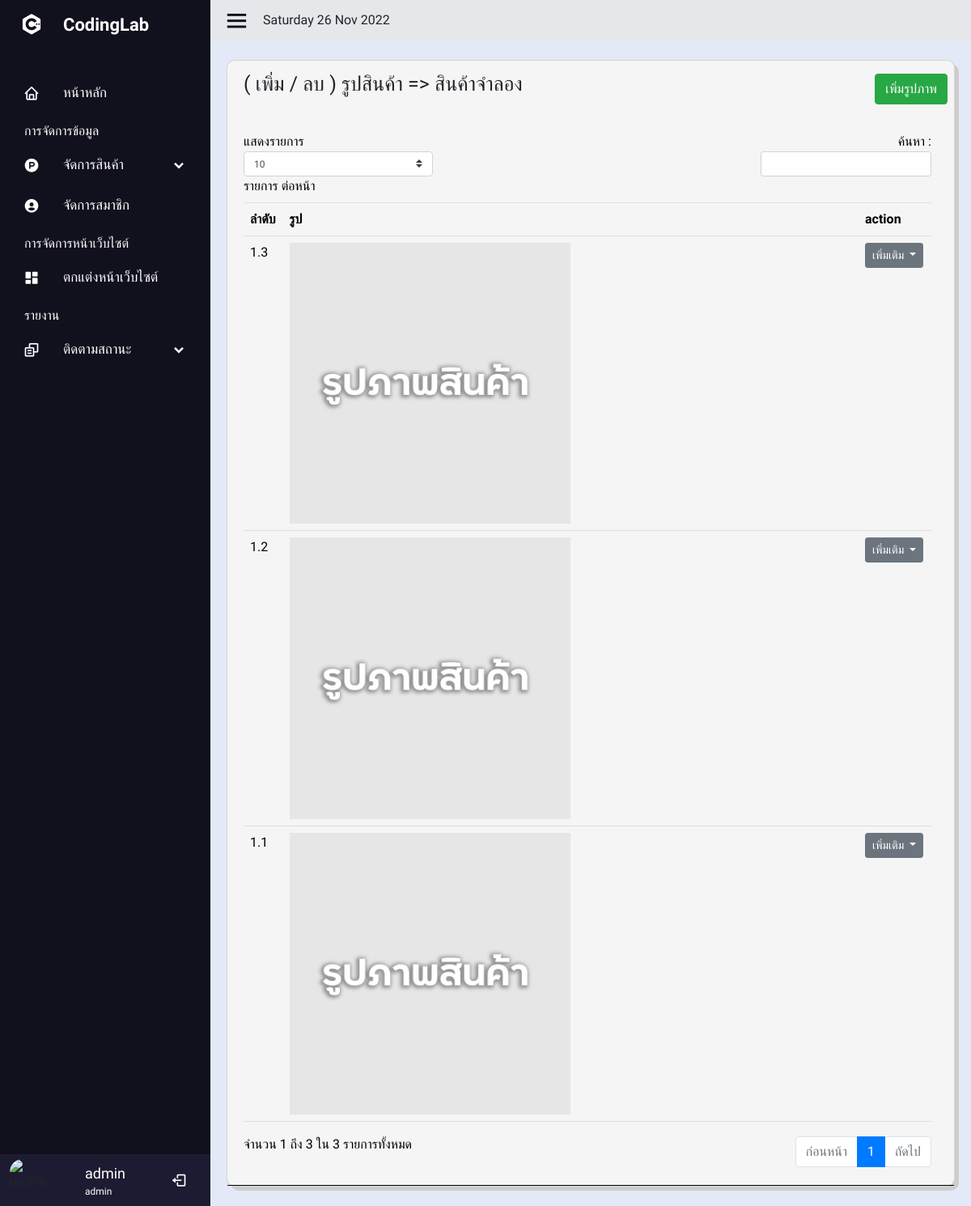
The page /admin/product-pic.php?id=15 (signed in) on the database its author committed.
### tables this page shows
CREATE TABLE `users` (
  `id` int(10) NOT NULL AUTO_INCREMENT,
  `firstname` varchar(255) NOT NULL,
  `lastname` varchar(255) NOT NULL,
  `email` varchar(255) NOT NULL,
  `password` varchar(255) NOT NULL,
  `urole` varchar(255) NOT NULL,
  `created_at` timestamp NOT NULL DEFAULT current_timestamp(),
  `phone` varchar(50) NOT NULL,
  `sex` varchar(255) NOT NULL,
  `status` text NOT NULL,
  PRIMARY KEY (`id`)
);

CREATE TABLE `product` (
  `product_id` int(11) NOT NULL AUTO_INCREMENT,
  `product_code` varchar(255) NOT NULL,
  `product_name` text NOT NULL,
  `product_detail` text DEFAULT NULL,
  `product_alldetail` text DEFAULT NULL,
  `product_price` text NOT NULL,
  `product_status` text NOT NULL,
  `product_type_id` text NOT NULL,
  `product_created` datetime NOT NULL,
  `product_editdate` datetime DEFAULT NULL,
  `product_quantity` int(11) NOT NULL,
  PRIMARY KEY (`product_id`)
);

CREATE TABLE `product_pic` (
  `product_pic_id` int(11) NOT NULL AUTO_INCREMENT,
  `product_id` int(11) NOT NULL,
  `product_pic_sort` double NOT NULL,
  `product_pic_path` text NOT NULL,
  PRIMARY KEY (`product_pic_id`)
);

### admin/product-pic.php (the view, shortened to what this page needs)
<?php include('sidebar.php'); ?>
<?php
if (!isset($_GET['id'])) {
    echo "<script>window.location='product.php'</script>";
    exit;
} else {
    $chk = $conn->query("SELECT * FROM product WHERE product_id = '" . $_GET['id'] . "' LIMIT 1");
    $chk->execute();
    if ($chk->rowCount() > 0) {
        $rowDataproduct = $chk->fetch(PDO::FETCH_ASSOC);
    } else {
        exit;
        echo "<script>window.location='product.php'</script>";
    }
}
?>
<section class="home-section">
    <div class="home-content">
        <i class='bx bx-menu'></i>
        <?php
        echo date('l' . ' ' . 'd' . ' ' . 'M' . ' ' . 'Y');
        ?>
    </div>
    <div class="table-content mt-4">
        <div class="card">
            <div class="card-head pr-2">
                <div class="row">
                    <div class="col-sm-6">
                        <p>( เพิ่ม / ลบ ) รูปสินค้า => <?= $rowDataproduct["product_name"]; ?></p>
                    </div>
                    <div class="col-sm-6 text-right mt-3">
                        <button class="btn btn-success" data-toggle="modal" data-target="#modelId">เพิ่มรูปภาพ</button>
                    </div>
                </div>
                <div class="card-body">
                    <div class="box-tale">
                        <table class="table" id="dataal">
                            <thead>
                                <tr>
                                    <th>ลำดับ</th>
                                    <th>รูป</th>
                                    <th>action</th>
                                </tr>
                            </thead>
                            <tbody>
                                <?php
                                $sql = $conn->prepare("SELECT * FROM product_pic WHERE product_id = '" . $_GET['id'] . "' ORDER BY product_pic_sort ASC");
                                $sql->execute();
                                $row = $sql->fetchAll(PDO::FETCH_OBJ);
                                if ($sql->rowCount() > 0) {
                                    foreach ($row as $res) {
                                ?>
                                        <tr>
                                            <td scope="row"><?php echo $res->product_pic_sort; ?></td>
                                            <td><img src="../include/img/<?php echo $res->product_pic_path; ?>" width="50%"></td>
                                            <td>
                                                <div class="dropdown open">
                                                    <button class="btn btn-secondary dropdown-toggle btn-sm" type="button" id="triggerId" data-toggle="dropdown" aria-haspopup="true" aria-expanded="false">
                                                        เพิ่มเติม
                                                    </button>
                                                </div>
                                            </td>
                                        </tr>
                                    <?php
                                    }
                                } else {
                                    ?>
                                    <tr class="text-center">
                                        <td colspan="3">ไม่มีข้อมูล</td>
                                    </tr>
                                <?php
                                }
                                ?>
                            </tbody>
                        </table>
                    </div>
                </div>
            </div>
        </div>
</section>
<br>
</body>
</html>

### admin/sidebar.php (shortened to what this page needs)
<?php
include('../include/connect.php')
?>
<!doctype html>
<html lang="th">
<link href='https://unpkg.com/boxicons@2.1.2/css/boxicons.min.css' rel='stylesheet'>
<link rel="stylesheet" href="https://cdn.jsdelivr.net/npm/bootstrap@4.0.0/dist/css/bootstrap.min.css">
<link rel="stylesheet" href="assets/css/sw_custom.css">
<link rel="stylesheet" href="styles.css">
<body>
    <div class="sidebar">
        <div class="logo-detil">
            <i class="bx bxl-c-plus-plus"></i>
            <span class="logo-name">
                CodingLab
            </span>
        </div>
        <ul class="nav-linked">
            <li>
                <a href="index.php">
                    <i class='bx bx-home'></i>
                    <span class="link-named">
                        หน้าหลัก
                    </span>
                </a>
            </li>
            <p class="manage">การจัดการข้อมูล</p>
            <li>
                <div class="icon-link">
                    <a href="#">
                        <i class='bx bxl-product-hunt'></i>
                        <span class="link-named">
                            จัดการสินค้า
                        </span>
                    </a>
                    <i class='bx bxs-chevron-down arrow'></i>
                </div>
            </li>
            <li>
                <a href="useredit.php">
                    <i class='bx bxs-user-circle'></i>
                    <span class="link-named">
                        จัดการสมาชิก
                    </span>
                </a>
            </li>
            <p class="manage">การจัดการหน้าเว็บไซต์</p>
            <li>
                <a href="Carousel.php">
                    <i class='bx bxs-dashboard'></i>
                    <span class="link-named">
                        ตกแต่งหน้าเว็บไซต์
                    </span>
                </a>
            </li>
            <p class="manage">รายงาน</p>
            <li>
                <div class="icon-link">
                    <a href="#">
                        <i class='bx bx-copy-alt'></i>
                        <span class="link-named">
                            ติดตามสถานะ
                        </span>
                    </a>
                    <i class='bx bxs-chevron-down arrow'></i>
                </div>
            </li>
            <li>
                <?php
                if (isset($_SESSION['admin_login'])) {
                    $sql = $conn->prepare("SELECT * FROM users WHERE id = '" . $_SESSION["admin_login"] . "' LIMIT 1");
                    $sql->execute();
                    $row = $sql->fetch(PDO::FETCH_ASSOC);
                } else {
                    echo "<script>window.location='../index.php'</script>";
                    exit;
                }
                ?>
                <div class="profile-details">
                    <div class="profile-content">
                        <img src="https://media-cdn.tripadvisor.com/media/photo-s/15/a4/9b/77/legacy-hotel-at-img-academy.jpg" alt="profile">
                    </div>
                    <div class="name-job">
                        <div class="profile-name"><?php echo $row['firstname']; ?></div>
                        <div class="job"><?php echo $row['urole']; ?></div>
                    </div>
                    <a href="../include/logout.php"> <i class="bx bx-log-out"></i></a>
                </div>
            </li>
        </ul>
    </div>

### admin/styles.css (style rules this page uses)
* { margin: 0; padding: 0; box-sizing: border-box; font-family: 'Mitr', sans-serif; }
body { background-color: #E4E9F7; }
.sidebar { position: fixed; top: 0; left: 0; height: 100%; width: 260px; background: #11101d; z-index: 100; transition: all 0.5s ease; }
.sidebar .manage { color: #fff; margin-top: 10px; margin-left: 30px; margin-bottom: 5px; }
.sidebar .logo-detil { height: 60px; width: 100%; display: flex; align-items: center; }
.sidebar .logo-detil i { font-size: 30px; color: #fff; height: 50px; min-width: 78px; text-align: center; line-height: 50px; }
.sidebar .logo-detil .logo-name { font-size: 22px; color: #fff; font-weight: 600; transition: 0.3s ease; transition-delay: 0.1s; }
.sidebar .nav-linked { height: 100%; padding: 30px 0 150px 0; overflow: auto; }
.sidebar .nav-linked li .icon-link { display: flex; align-items: center; justify-content: space-between; }
.sidebar .nav-linked li { position: relative; list-style: none; transition: all 0.4s ease; }
.sidebar .nav-linked li i { height: 50px; min-width: 78px; text-align: center; line-height: 50px; color: #fff; font-size: 20px; cursor: pointer; transition: all 0.3s ease; }
.sidebar .nav-linked li a { display: flex; align-items: center; text-decoration: none; }
.sidebar .nav-linked li a .link-named { font-size: 17px; font-weight: 400; color: #fff; }
.sidebar .profile-details { position: fixed; bottom: 0; width: 260px; display: flex; align-items: center; justify-content: space-between; background-color: #1d1b31; padding: 6px 0; width: 260px; transition: all 0.5s ease; }
.sidebar .profile-details .profile-content { display: flex; align-items: center; }
.sidebar .profile-details img { height: 52px; width: 52px; object-fit: cover; border-radius: 16px; margin: 0 14px 0 12px; background-color: #1d1b31; transition: all 0.5s ease; }
.sidebar .profile-details .profile-name, .sidebar .profile-details .job { color: #fff; font-size: 18px; font-weight: 500; white-space: nowrap; }
.sidebar .profile-details .job { font-size: 12px; }
.home-section { position: relative; height: 100%; left: 260px; width: calc(100% - 260px ); transition: all 0.5s ease; }
.home-section .home-content { background-color: #e5e7ea; height: 50px; display: flex; align-items: center; }
.home-section .home-content .bx-menu, .home-section .home-content .text { color: #11101d; font-size: 35px; }
.home-section .home-content .bx-menu { margin: 0 15px; cursor: pointer; }
.home-section .table-content { display: flex; margin-left: 20px; margin-right: 20px; }
.home-section .card { background-color: #F5F5F5; width: 100%; height: auto; border-radius: 10px; box-shadow: 5px 5px #cecccc; }
.home-section .card .card-head { border-bottom: 1px solid black ; }
.home-section .card .card-head p { margin: 10px 0 20px 20px; font-size: 25px; }
.home-section .table-content .box-tale { color: black; width: 100%; }
.home-section .table-content .box-tale table { border-collapse: collapse; width: 100%; height: auto; }
.home-section .table-content .box-tale th { padding: 8px; text-align: left; border-bottom: 1px solid #ddd; }
.home-section .table-content .box-tale td { padding: 8px; text-align: left; border-bottom: 1px solid #ddd; }

### rows shown on the page
users: firstname "admin", urole "admin"
product: product_name "สินค้าจำลอง"
product_pic: product_pic_sort "1.1", product_pic_path (picture)
product_pic: product_pic_sort "1.2", product_pic_path (picture)
product_pic: product_pic_sort "1.3", product_pic_path (picture)

### other values the page prints
date('l' . ' ' . 'd' . ' ' . 'M' . ' ' . 'Y') "Saturday 26 Nov 2022"
